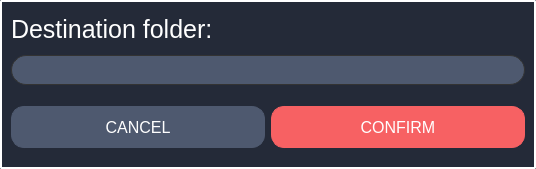
<?xml version="1.0" encoding="UTF-8"?>
<ui version="4.0">
 <class>MoveFile</class>
 <widget class="QWidget" name="MoveFile">
  <property name="geometry">
   <rect>
    <x>0</x>
    <y>0</y>
    <width>536</width>
    <height>169</height>
   </rect>
  </property>
  <property name="windowTitle">
   <string>Move file</string>
  </property>
  <property name="windowOpacity">
   <double>1.000000000000000</double>
  </property>
  <property name="styleSheet">
   <string notr="true">QWidget{
	background: #242A38;
	border: 2px solid white;
	border-radius: 2px;
}</string>
  </property>
  <layout class="QGridLayout" name="gridLayout">
   <item row="2" column="0" colspan="2">
    <layout class="QHBoxLayout" name="horizontalLayout">
     <property name="leftMargin">
      <number>0</number>
     </property>
     <property name="rightMargin">
      <number>0</number>
     </property>
     <item>
      <widget class="QPushButton" name="btn_cancel">
       <property name="cursor">
        <cursorShape>PointingHandCursor</cursorShape>
       </property>
       <property name="styleSheet">
        <string notr="true">QPushButton {
    background: #4E596F;
    border-width: 1px;
    border-radius: 13px;
    border-color: #4E596F;
    font: 12pt;
    color: white;
    padding: 10px;
	margin-left: 0px;
	margin-right: 0px;
	margin-top: 15px;
	margin-bottom: 10px;
	min-height: 20px;
}

QPushButton:hover {
background: qradialgradient(cx:0.3, cy:0.5, radius: 5.5,
              fx:0.5, fy:0.5, stop:0 #4E596F, stop:1 white);
}

QPushButton:pressed {
border-style: inset;
background: qradialgradient(cx:0.7, cy:0.5, radius: 5.5,
              fx:0.5, fy:0.5, stop:0 #4E596F, stop:1 black);
}

QPushButton:focus {
   border: none;
   outline: none;
}</string>
       </property>
       <property name="text">
        <string>CANCEL</string>
       </property>
      </widget>
     </item>
     <item>
      <widget class="QPushButton" name="btn_confirm">
       <property name="cursor">
        <cursorShape>PointingHandCursor</cursorShape>
       </property>
       <property name="styleSheet">
        <string notr="true">QPushButton {
	background: #f76163;
    border-width: 1px;
    border-radius: 13px;
    border-color: #f76163;
    font: 12pt;
    color: white;
    padding: 10px;
	margin-left: 0px;
	margin-right: 0px;
	margin-top: 15px;
	margin-bottom: 10px;
	min-height: 20px;
}

QPushButton:hover {
background: qradialgradient(cx:0.3, cy:0.5, radius: 5.5,
              fx:0.5, fy:0.5, stop:0 #f65964, stop:1 white);
}

QPushButton:pressed {
background: qradialgradient(cx:0.7, cy:0.5, radius: 5.5,
              fx:0.5, fy:0.5, stop:0 #f65964, stop:1 black);
}

QPushButton:focus {
   border: none;
   outline: none;
}</string>
       </property>
       <property name="text">
        <string>CONFIRM</string>
       </property>
      </widget>
     </item>
    </layout>
   </item>
   <item row="1" column="0" colspan="2">
    <widget class="QComboBox" name="comboBox_dst">
     <property name="maximumSize">
      <size>
       <width>16777215</width>
       <height>30</height>
      </size>
     </property>
     <property name="styleSheet">
      <string notr="true">QComboBox {
                                                    border: 1px solid #333333;
                                                    border-radius: 15px;
                                                    background: #4e596f;
                                                    padding: 1px 0px 1px 40px;
                                                    min-width: 6em;
                                                    font: 14px;
                                                    color: #ffffff;
                                                    }

                                                    QComboBox::drop-down {
                                                    subcontrol-origin: padding;
                                                    subcontrol-position: top right;
                                                    width: 47px;

                                                    border-top-right-radius: 3px;
                                                    border-bottom-right-radius: 3px;

                                                    }

                                                    QComboBox:focus {
                                                    outline: none;
                                                    }

                                                    QComboBox::down-arrow {
                                                    image: url(:/res/dropdown_arrow.png)
                                                    }

                                                    QComboBox QAbstractItemView{
                                                    background-color: #4e596f;
                                                    color: white;

                                                    selection-background-color: #f65964;
                                                    selection-color: white;
                                                    }</string>
     </property>
     <property name="iconSize">
      <size>
       <width>16</width>
       <height>15</height>
      </size>
     </property>
    </widget>
   </item>
   <item row="0" column="0" colspan="2">
    <widget class="QLabel" name="text">
     <property name="enabled">
      <bool>true</bool>
     </property>
     <property name="styleSheet">
      <string notr="true">border: 0px solid none;
color: white;
font-size: 25px;
qproperty-alignment: 'AlignHCenter|AlignVCenter';</string>
     </property>
     <property name="text">
      <string>Destination folder:</string>
     </property>
     <property name="textFormat">
      <enum>Qt::AutoText</enum>
     </property>
     <property name="textInteractionFlags">
      <set>Qt::LinksAccessibleByMouse|Qt::TextSelectableByKeyboard|Qt::TextSelectableByMouse</set>
     </property>
    </widget>
   </item>
  </layout>
 </widget>
 <resources>
  <include location="resources/res.qrc"/>
 </resources>
 <connections/>
</ui>
